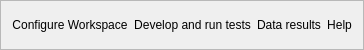
           <widget class="QFrame" name="func_select">
            <property name="maximumSize">
             <size>
              <width>16777215</width>
              <height>50</height>
             </size>
            </property>
            <property name="styleSheet">
             <string notr="true">border-bottom:3px solid rgb(0,0,0);</string>
            </property>
            <property name="frameShape">
             <enum>QFrame::StyledPanel</enum>
            </property>
            <property name="frameShadow">
             <enum>QFrame::Raised</enum>
            </property>
            <layout class="QGridLayout" name="gridLayout_5">
             <item row="0" column="1">
              <widget class="QPushButton" name="devBtnTest">
               <property name="styleSheet">
                <string notr="true">*{border:none;}
QPushButton:hover{
background-color:#99ffee;
}</string>
               </property>
               <property name="text">
                <string>Develop and run tests</string>
               </property>
               <property name="icon">
                <iconset resource="icons.qrc">
                 <normaloff>:/icons/icons/battery-charging.svg</normaloff>:/icons/icons/battery-charging.svg</iconset>
               </property>
               <property name="iconSize">
                <size>
                 <width>20</width>
                 <height>20</height>
                </size>
               </property>
              </widget>
             </item>
             <item row="0" column="0">
              <widget class="QPushButton" name="confWorkspaceBtn">
               <property name="styleSheet">
                <string notr="true">*{border:none;}
QPushButton:hover{
background-color:#99ffee;
}</string>
               </property>
               <property name="text">
                <string>Configure Workspace</string>
               </property>
               <property name="icon">
                <iconset resource="icons.qrc">
                 <normaloff>:/icons/icons/settings.svg</normaloff>:/icons/icons/settings.svg</iconset>
               </property>
               <property name="iconSize">
                <size>
                 <width>20</width>
                 <height>20</height>
                </size>
               </property>
              </widget>
             </item>
             <item row="0" column="3">
              <widget class="QPushButton" name="helpBtn">
               <property name="maximumSize">
                <size>
                 <width>16777215</width>
                 <height>16777215</height>
                </size>
               </property>
               <property name="styleSheet">
                <string notr="true">*{border:none;}
QPushButton:hover{
background-color:#99ffee;
}</string>
               </property>
               <property name="text">
                <string>Help</string>
               </property>
               <property name="icon">
                <iconset resource="icons.qrc">
                 <normaloff>:/icons/icons/help-circle.svg</normaloff>:/icons/icons/help-circle.svg</iconset>
               </property>
               <property name="iconSize">
                <size>
                 <width>20</width>
                 <height>20</height>
                </size>
               </property>
              </widget>
             </item>
             <item row="0" column="2">
              <widget class="QPushButton" name="dataResultBtn">
               <property name="maximumSize">
                <size>
                 <width>16777215</width>
                 <height>50</height>
                </size>
               </property>
               <property name="styleSheet">
                <string notr="true">*{border:none;}
QPushButton:hover{
background-color:#99ffee;
}</string>
               </property>
               <property name="text">
                <string>Data results</string>
               </property>
               <property name="icon">
                <iconset resource="icons.qrc">
                 <normaloff>:/icons/icons/bar-chart-2.svg</normaloff>:/icons/icons/bar-chart-2.svg</iconset>
               </property>
               <property name="iconSize">
                <size>
                 <width>20</width>
                 <height>20</height>
                </size>
               </property>
              </widget>
             </item>
            </layout>
           </widget>
